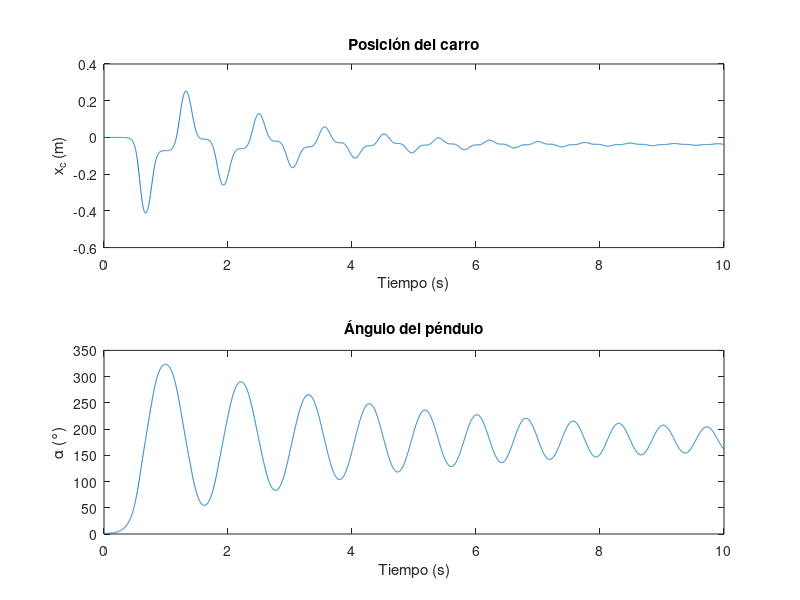

Write the MATLAB code that produced this figure.

Ip = 0.0079;   
Mc = 0.7031;   
lp = 0.3302;   
Mp = 0.23;     
Beq = 4.3;     
Bp = 0.0024;   
g = 9.81;      
Fc = 0;        

x0 = [0; 0; deg2rad(1); 0];  

odefun = @(t, x) [
    x(2);  
    ((Ip + Mp*lp^2)*Fc*cos(x(3))*sin(x(3)) - ... 
     (Ip*Mp*lp - Mp^2*lp^2)*Bp*x(4)*cos(x(3)) - ...
     Mp*lp*x(4)^2*sin(x(3)) - Beq*x(2)*(Mc + Mp))/(Ip*(Mc + Mp) + Mp^2*lp^2*sin(x(3))^2);
    x(4); 
    ((Mc + Mp)*Mp*g*lp*sin(x(3)) - ... 
     (Mc + Mp)*Bp*x(4) - Fc*Mp*lp*cos(x(3)) - ...
     Beq*Mp*lp*x(2)*cos(x(3)))/(Ip*(Mc + Mp) + Mp^2*lp^2*sin(x(3))^2);
];


tspan = [0 10];  
[t, sol] = ode45(odefun, tspan, x0);


figure;
subplot(2,1,1);
plot(t, sol(:,1)); 
xlabel('Tiempo (s)');
ylabel('x_c (m)');
title('Posición del carro');

subplot(2,1,2);
plot(t, rad2deg(sol(:,3))); 
xlabel('Tiempo (s)');
ylabel('\alpha (°)');
title('Ángulo del péndulo');
